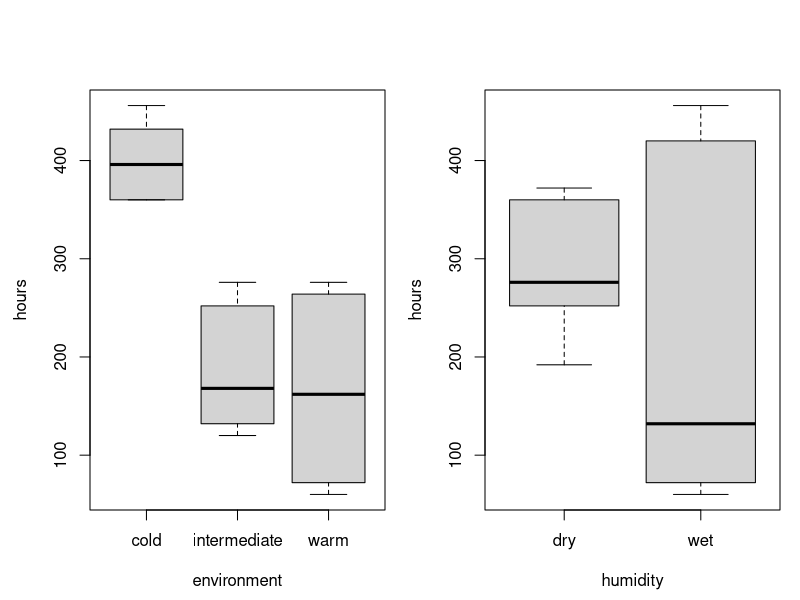
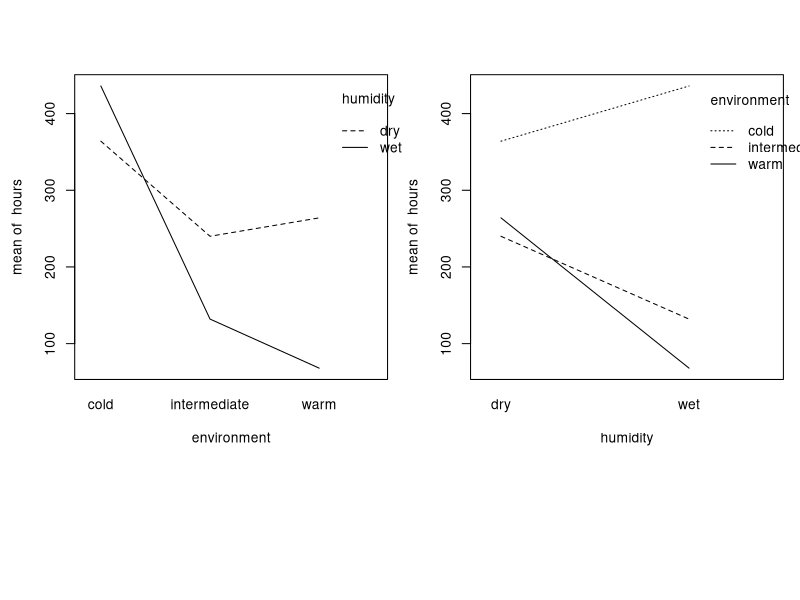
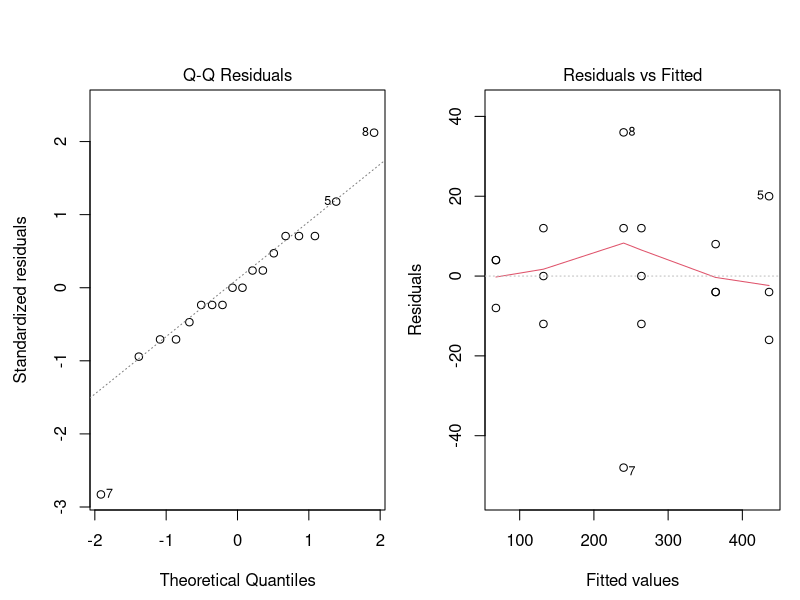
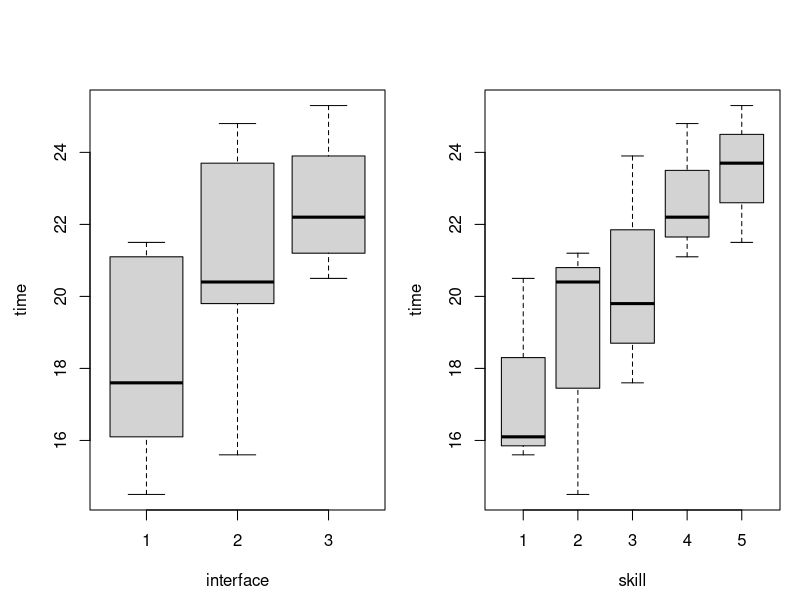
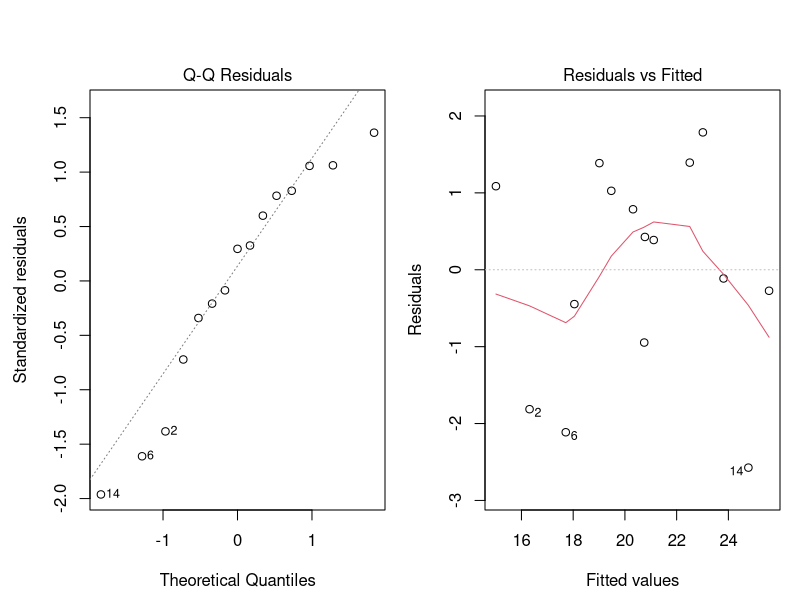
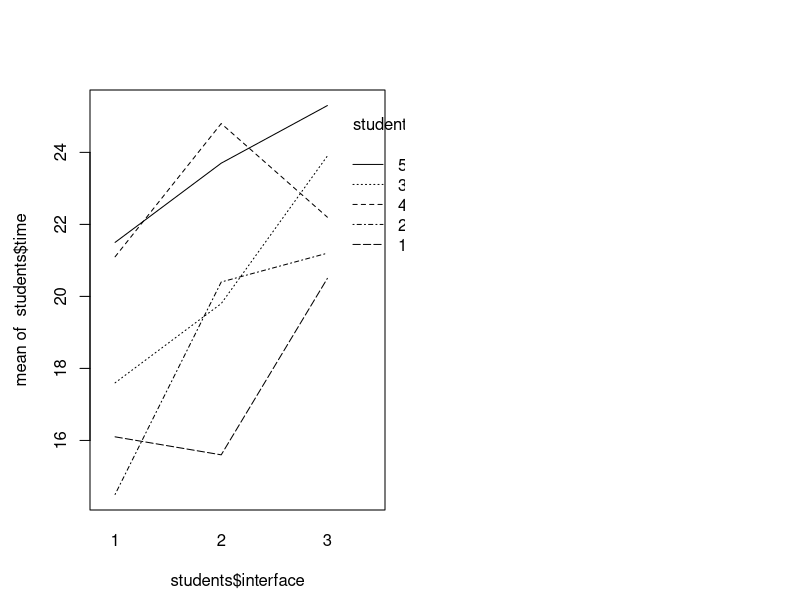
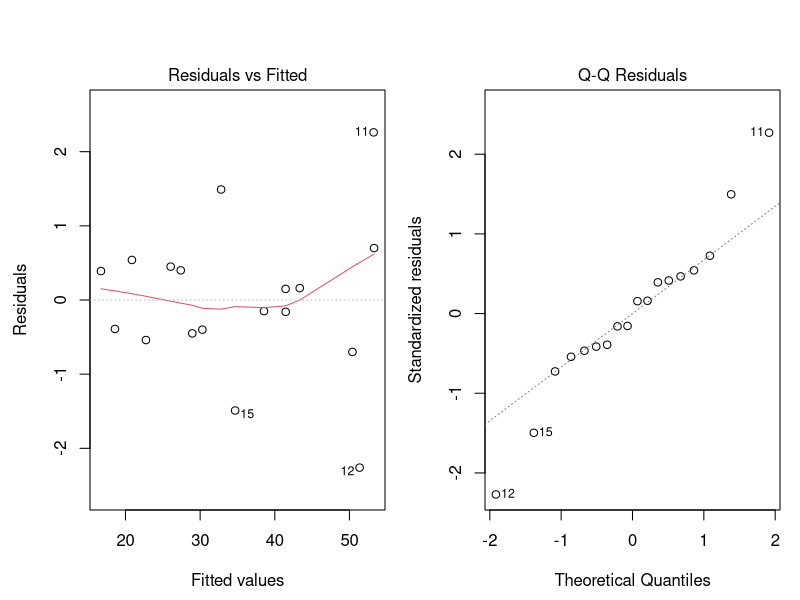
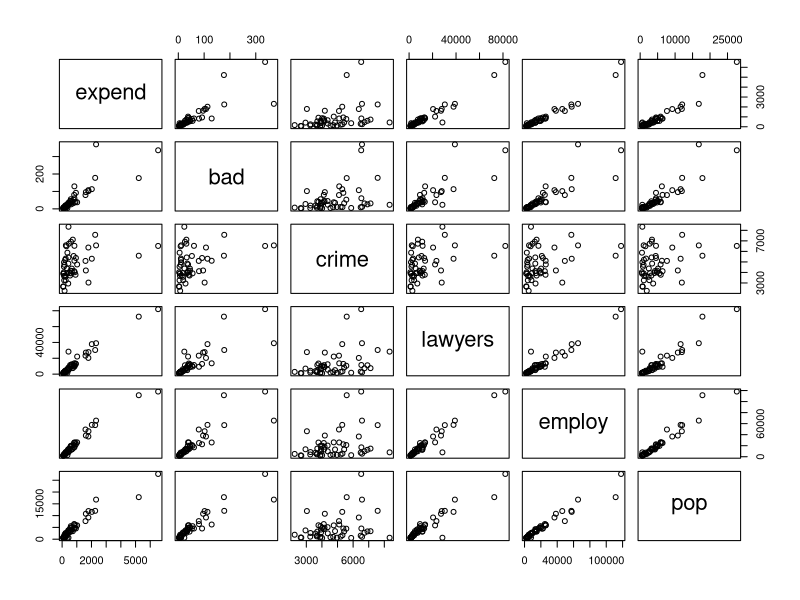

Reproduce these figures in R, in order.
## ---- chunk 1
knitr::opts_chunk$set(echo = TRUE)
options(digits=3)
## ---- chunk 2
bread = read.table("bread.txt",header=TRUE)
## ---- chunk 3
I=3; J=2; N=3
rbind(rep(1:I,each=N*J),rep(1:J,N*I),sample(1:(N*I*J)))
## ---- chunk 4
attach(bread)
par(mfrow=c(1,2), mar=c(4,4,4,1), oma=c(0.5,0.5,0.5,0))
boxplot(hours~environment)
boxplot(hours~humidity)
## ---- chunk 5
layout(matrix(c(1,2,3,3), ncol=2, byrow=TRUE), heights=c(3, 1))
interaction.plot(environment, humidity, hours)
interaction.plot(humidity, environment, hours)
## ---- chunk 6
bread$environment=as.factor(bread$environment)
bread$humidity=as.factor(bread$humidity)

breadov=lm(hours~environment*humidity)
anova(breadov)
## ---- chunk 7
breadov1=lm(hours~environment+humidity)
anova(breadov1)
## ---- chunk 8
par(mfrow=c(1,2), mar=c(4,4,4,1), oma=c(0.5,0.5,0.5,0))
plot(breadov,2)
plot(breadov,1)
## ---- chunk 9
students = read.table("search.txt",header=TRUE)
## ---- chunk 10
I = 3
B = 5
N = 1
for (b in 1:B) {
  print(sample(1:(N*I)))
}
## ---- chunk 11
students$interface = as.factor(students$interface)
students$skill = as.factor(students$skill)
attach(students)

par(mfrow=c(1,2))
boxplot(time~interface)
boxplot(time~skill)
studentslm = lm(time~skill+interface)
anova(studentslm)
## ---- chunk 12
inter1 = mean(students$time[interface==1])
inter2 = mean(students$time[interface==2])
inter3 = mean(students$time[interface==3])
which.max(c(inter1, inter2, inter3))
## ---- chunk 13
students[which.min(students$time),]
## ---- chunk 14
summary(studentslm)
## ---- chunk 15
plot(studentslm,2)
plot(studentslm,1)
## ---- chunk 16
interaction.plot(students$interface, students$skill, students$time)
friedman.test(time,interface,skill,data=students)
## ---- chunk 17
studentsaov = lm(time ~ interface, data=students)

anova(studentsaov)
# summary(studentsaov)
## ---- chunk 18
library(lme4)
# load data
cow=read.table("cow.txt",header=TRUE)
cow$treatment=factor(cow$treatment)
cow$id=factor(cow$id)
cow$per=factor(cow$per)
cow$order=factor(cow$order)
attach(cow)
## ---- chunk 19
anova(lm(milk~id+per+treatment))
## ---- chunk 20
summary((lm(milk~id+per+treatment)))
## ---- chunk 21
par(mfrow=c(1,2), mar=c(4,4,4,1), oma=c(0.5,0.5,0.5,0))
plot(lm(milk~id+per+treatment), 1)
plot(lm(milk~id+per+treatment), 2)
## ---- chunk 22
cowlmer = lmer(milk~order+per+treatment+(1|id))
cowlmer_reduced = lmer(milk~order+per+(1|id), REML=FALSE)
(anova(cowlmer_reduced, cowlmer))
## ---- chunk 23
t.test(milk[treatment=="A"],milk[treatment=="B"], paired=TRUE)
## ---- chunk 24
cowlmer = lmer(milk~order+treatment+per+(1|id))
cowlmer_reduced = lmer(milk~order+treatment+(1|id), REML=FALSE)
(anova(cowlmer_reduced, cowlmer))
## ---- chunk 25
anova(lm(milk~treatment+id))
## ---- chunk 26
wordcounts = read.table("austen.txt", header=TRUE)
austen = subset(wordcounts, select = c('Sense', 'Emma', 'Sand1'))
z=chisq.test(austen)
z
## ---- chunk 27
z$residuals
## ---- chunk 28
z1=chisq.test(wordcounts)
z1
## ---- chunk 29
z1$residuals
## ---- chunk 30
library(lme4)
expenses = read.table("expensescrime.txt",header=TRUE)
expenses$state=as.factor(expenses$state)
attach(expenses)
## ---- chunk 31
plot(expenses[,c(2,3, 4, 5, 6, 7)])
## ---- chunk 32
par(mfrow=c(2,3))
for (i in 2:7) {
  hist(expenses[,i], main=names(expenses)[i])
}
## ---- chunk 33
print("Cook's distances for lm(expend~bad+crime+lawyers+employ+pop):")
round(cooks.distance(lm(expend~bad+crime+lawyers+employ+pop)), 2)
plot(cooks.distance(lm(expend~bad+crime+lawyers+employ+pop)),type="b", main="Cook's distances for expend~bad+crime+lawyers+employ+pop")
## ---- chunk 34
expenses = expenses[-c(5, 8, 35, 44), ]
attach(expenses)
## ---- chunk 35
plot(expenses[,c(2,3, 4, 5, 6, 7)])
## ---- chunk 36
round(cor(expenses[,c(2, 3, 4, 5, 6, 7)]), 2)
## ---- chunk 37
factors = colnames(expenses)[3:length(colnames(expenses))]

# 1st factor
R2 = numeric(length(factors))
for (i in 1:length(factors)) {
  R2[i] = summary(lm(paste('expend',  '~', factors[i]), data=expenses))[[8]]
}

print("R^2 values for addition of first variable:"); factors; R2
factor_one = factors[which.max(R2)]
print(paste0("Factor with highest R^2 value: ", factor_one))
# remove chosen first factor from list
factors = factors[-which.max(R2)]

# 2nd factor
R2 = numeric(length(factors))
for (i in 1:length(factors)) {
  R2[i] = summary(lm(paste('expend',  '~', factor_one, '+', factors[i]), data=expenses))[[8]]
}

print("R^2 values for addition of second variable:"); factors; R2
factor_two = factors[which.max(R2)]
print(paste0("Factor with highest R^2 value: ", factor_two))

summary(lm(expend~employ), data=expenses)
## ---- chunk 38
# start with all variables
summary(lm(expend~bad+crime+lawyers+employ+pop, data=expenses))[4]
print("Crime has highest p-value of 9.86e-1, thus remove crime as variable")

summary(lm(expend~bad+lawyers+employ+pop, data=expenses))[4]
print("Pop has highest p-value of 0.270, thus remove pop as variable")

summary(lm(expend~bad+lawyers+employ, data=expenses))
print("Bad has highest p-value of 0.045, which is below 0.05")
## ---- chunk 39
attach(expenses)
stepuplm = lm(expend~employ)

# 2
par(mfrow=c(2,2))
plot(residuals(stepuplm), employ, main="Scatter plot against employ")

# 3
x = residuals(lm(employ~bad+crime+lawyers+pop))
y = residuals(lm(expend~bad+crime+lawyers+pop))
plot(x,y,main="Added variable plot for + Employ", xlab="residual of Employ", ylab="residual of Expend")

# 4
# par(mfrow=c(2,2))
# plot(residuals(stepuplm), bad, main="Scatter plot against bad")
# plot(residuals(stepuplm), crime, main="Scatter plot against crime")
# plot(residuals(stepuplm), lawyers, main="Scatter plot against lawyers")
# plot(residuals(stepuplm), pop, main="Scatter plot against pop")

# 5
par(mfrow=c(2,2))
plot(residuals(stepuplm), expend)
plot(residuals(stepuplm),fitted(stepuplm))

# 6
plot(stepuplm, 2)
